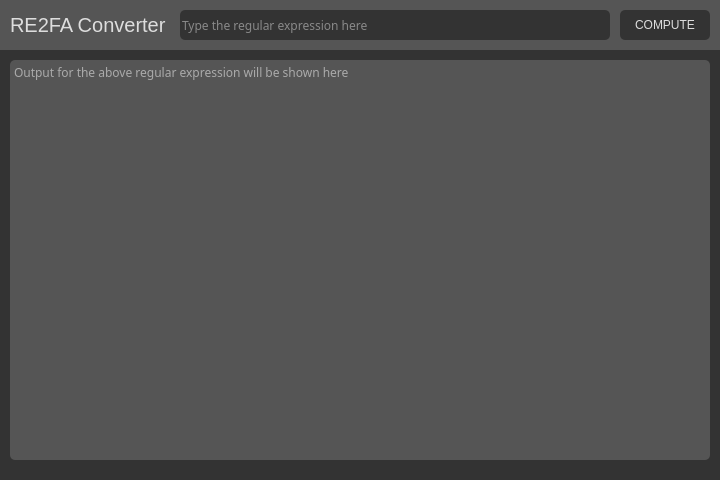
<?xml version="1.0" encoding="UTF-8"?>
<ui version="4.0">
 <class>RENFAConverter</class>
 <widget class="QMainWindow" name="RENFAConverter">
  <property name="geometry">
   <rect>
    <x>0</x>
    <y>0</y>
    <width>720</width>
    <height>700</height>
   </rect>
  </property>
  <property name="sizePolicy">
   <sizepolicy hsizetype="Fixed" vsizetype="Fixed">
    <horstretch>0</horstretch>
    <verstretch>0</verstretch>
   </sizepolicy>
  </property>
  <property name="minimumSize">
   <size>
    <width>720</width>
    <height>480</height>
   </size>
  </property>
  <property name="maximumSize">
   <size>
    <width>720</width>
    <height>480</height>
   </size>
  </property>
  <property name="windowTitle">
   <string>MainWindow</string>
  </property>
  <property name="styleSheet">
   <string notr="true">background-color: #333333;</string>
  </property>
  <widget class="QWidget" name="centwjet">
   <widget class="QLineEdit" name="lineedit">
    <property name="geometry">
     <rect>
      <x>180</x>
      <y>10</y>
      <width>430</width>
      <height>30</height>
     </rect>
    </property>
    <property name="font">
     <font>
      <family>Roboto Mono</family>
     </font>
    </property>
    <property name="styleSheet">
     <string notr="true">background-color: #333333;
color: #dddddd;
border: 0px;
border-radius: 5px;</string>
    </property>
    <property name="placeholderText">
     <string>Type the regular expression here</string>
    </property>
   </widget>
   <widget class="QLabel" name="ttletext">
    <property name="geometry">
     <rect>
      <x>10</x>
      <y>10</y>
      <width>160</width>
      <height>30</height>
     </rect>
    </property>
    <property name="font">
     <font>
      <pointsize>15</pointsize>
     </font>
    </property>
    <property name="styleSheet">
     <string notr="true">color: #dddddd;
background-color: rgba(0,0,0,0);</string>
    </property>
    <property name="text">
     <string>RE2FA Converter</string>
    </property>
   </widget>
   <widget class="QPushButton" name="pushbutn">
    <property name="geometry">
     <rect>
      <x>620</x>
      <y>10</y>
      <width>90</width>
      <height>30</height>
     </rect>
    </property>
    <property name="styleSheet">
     <string notr="true">background-color: #333333;
color: #dddddd;
border: 0px;
border-radius: 5px;</string>
    </property>
    <property name="text">
     <string>COMPUTE</string>
    </property>
   </widget>
   <widget class="QWidget" name="titlebar" native="true">
    <property name="geometry">
     <rect>
      <x>0</x>
      <y>0</y>
      <width>720</width>
      <height>50</height>
     </rect>
    </property>
    <property name="styleSheet">
     <string notr="true">background-color: #555555;</string>
    </property>
   </widget>
   <widget class="QTextEdit" name="textedit">
    <property name="geometry">
     <rect>
      <x>10</x>
      <y>60</y>
      <width>700</width>
      <height>400</height>
     </rect>
    </property>
    <property name="font">
     <font>
      <family>Roboto Mono</family>
     </font>
    </property>
    <property name="styleSheet">
     <string notr="true">background-color: #555555;
border: 0px;
border-radius: 5px;
color: #ffffff;</string>
    </property>
    <property name="verticalScrollBarPolicy">
     <enum>Qt::ScrollBarAlwaysOff</enum>
    </property>
    <property name="horizontalScrollBarPolicy">
     <enum>Qt::ScrollBarAlwaysOff</enum>
    </property>
    <property name="textInteractionFlags">
     <set>Qt::TextSelectableByKeyboard|Qt::TextSelectableByMouse</set>
    </property>
    <property name="placeholderText">
     <string>Output for the above regular expression will be shown here</string>
    </property>
   </widget>
   <zorder>titlebar</zorder>
   <zorder>lineedit</zorder>
   <zorder>ttletext</zorder>
   <zorder>pushbutn</zorder>
   <zorder>textedit</zorder>
  </widget>
 </widget>
 <resources/>
 <connections/>
</ui>
